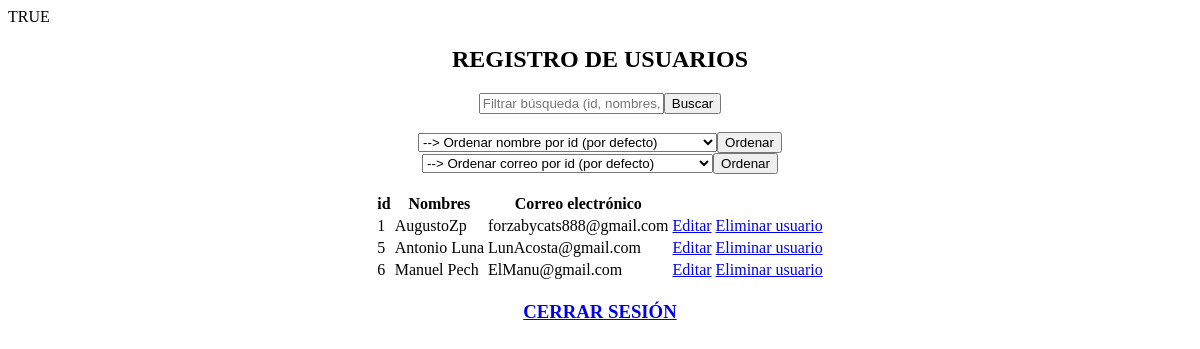
Before: /users/inicio/base.php (signed in) with the older database file.
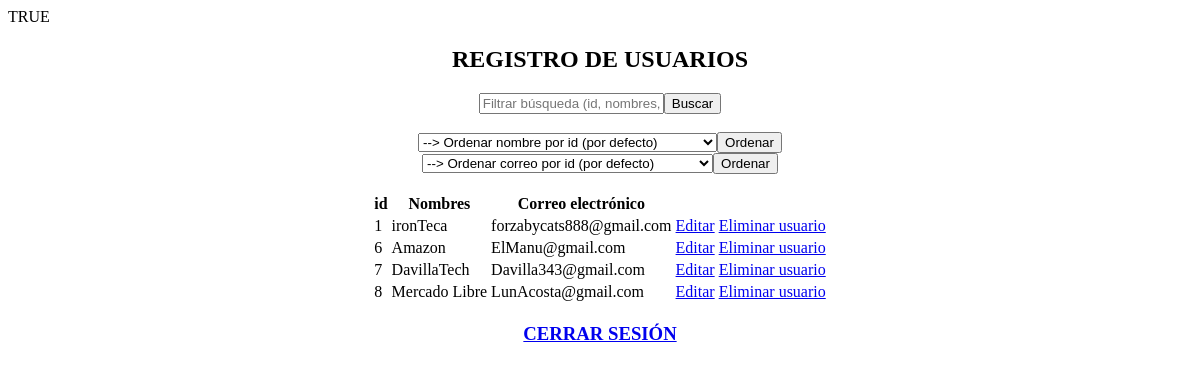
After: the same page with the newer database file.
### tables this page shows
CREATE TABLE `users` (
  `id` int(11) UNSIGNED NOT NULL,
  `names` varchar(100) NOT NULL DEFAULT '',
  `email` varchar(150) NOT NULL DEFAULT '',
  `password` varchar(20) NOT NULL DEFAULT '',
  `status` int(11) NOT NULL DEFAULT 1
);

### users/lib/functions.php (called while the page is built, shortened)
<?php
function get_all_users($connect){
$consulta="SELECT id , names , email FROM users";
$resultado = mysqli_query($connect, $consulta);
return $resultado;
}
?>

### users/inicio/base.php (the view, shortened to what this page needs)
<?php
require_once("../lib/functions.php");
$users = get_all_users($connect);
$user_desc = get_user_desc($connect);
$user_asc = get_user_asc($connect);
?>
<!DOCTYPE html>
<html lang="es-MX">
<head>
</head>
<body>
<center>
                <h2>REGISTRO DE USUARIOS</h2>
<div class="elem">
<table>
<thead>
    <form action="search_filter.php" method="get">
    <input type="text" name="search" placeholder="Filtrar búsqueda (id, nombres, correo electrónico)">
    <button type="submit">Buscar</button>
    </form>
    <br><br>
    <form action="base.php"  method="post">
        <select name="orden" id="orden">
        <option value="0">--> Ordenar nombre por id (por defecto)</option>
        </select>
        <button type="submit">Ordenar</button>
            <?php $orden = $_POST['orden']; ?>
            <?php if ($orden == 0):
            $userszeta = $users;
            elseif ($orden == 1):
            $userszeta = $user_asc;
            elseif ($orden == 2):
            $userszeta = $user_desc;
            endif; ?>
    </form>
    <br>
    <form action="base.php"  method="post">
        <select name="orden" id="orden">
        <option value="3">--> Ordenar correo por id (por defecto)</option>
        </select>
        <button type="submit">Ordenar</button>
    </form>
</div>
<br>
         <th>id</th>
         <th>Nombres</th>
         <th>Correo electrónico</th>
         <br>
        <tbody>
            <?php
            while($fila = mysqli_fetch_array($userszeta))
            {
            ?>
            <tr>
                <td><?php echo $fila['id']?></td>
                <td><?php echo $fila['names']?></td>
                <td><?php echo $fila['email']?></td>
                <td><a href=base_update.php?id=<?php echo $fila['id'] ?>>Editar</a></td>
                <td><a href=delete.php?id=<?php echo $fila['id'] ?>>Eliminar usuario</a></td>
            </tr>
            <?php
            }
            ?>
        </tbody>
    <div class="elem">
    <h3><a href="close_session.php">CERRAR SESIÓN</a></h3>
   </div>
</center>
</body>
</html>

Changed rows visible on the page:
removed users: id "5", names "Antonio Luna", email "LunAcosta@gmail.com"
changed users "forzabycats888@gmail.com": names "AugustoZp" → "ironTeca"
changed users "ElManu@gmail.com": names "Manuel Pech" → "Amazon"
added users: id "7", names "DavillaTech", email "Davilla343@gmail.com"
added users: id "8", names "Mercado Libre", email "LunAcosta@gmail.com"
